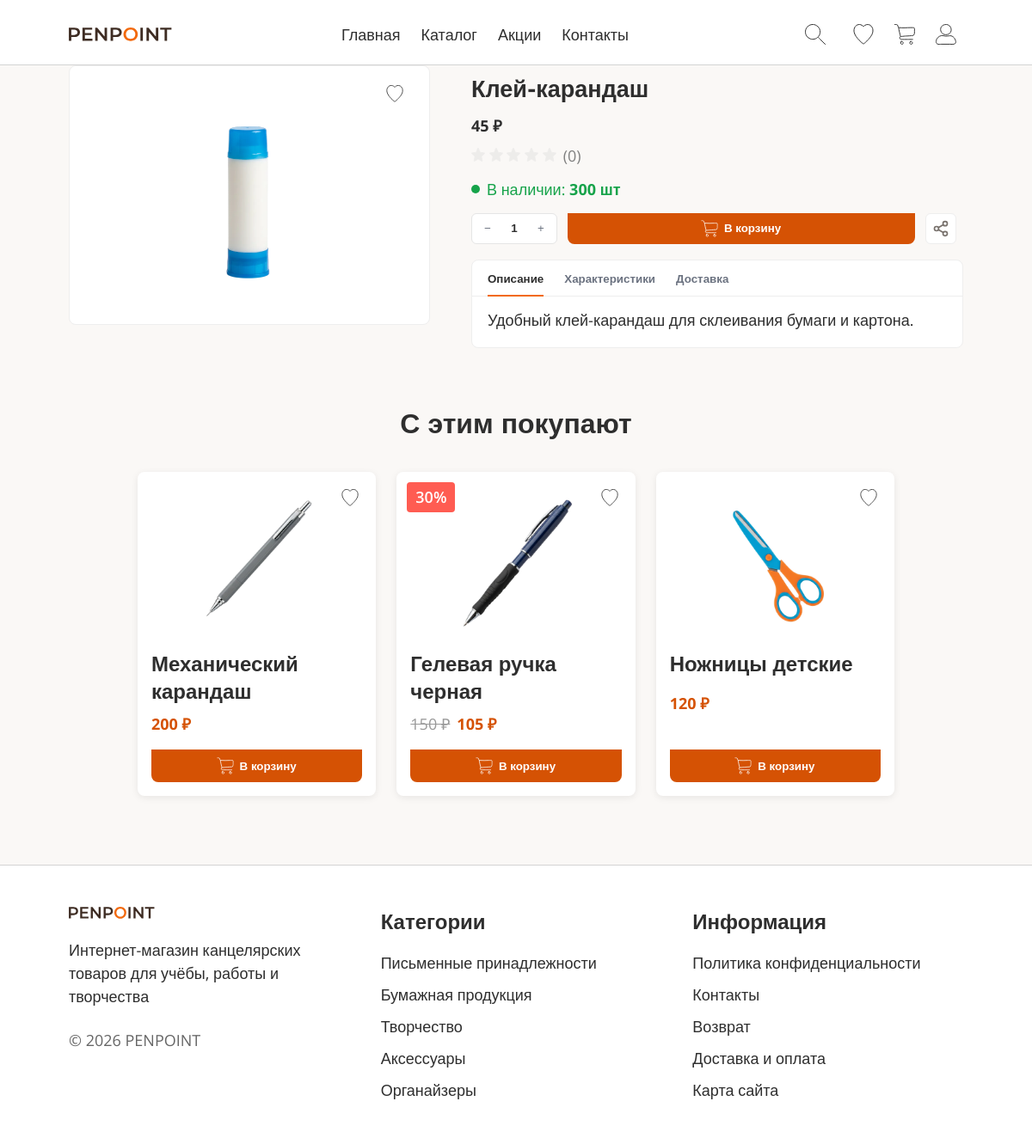
The app's page /pages/page-product.php?id=17 with its own data.
### tables this page shows
CREATE TABLE `products` (
  `id` int(10) UNSIGNED NOT NULL,
  `category_id` int(10) UNSIGNED NOT NULL,
  `name` varchar(200) NOT NULL,
  `description` text,
  `price` decimal(10,2) NOT NULL,
  `stock_quantity` int(10) UNSIGNED DEFAULT '0',
  `rating` decimal(2,1) DEFAULT '0.0',
  `is_active` tinyint(1) DEFAULT '1',
  `created_at` timestamp NULL DEFAULT CURRENT_TIMESTAMP,
  `updated_at` timestamp NULL DEFAULT CURRENT_TIMESTAMP ON UPDATE CURRENT_TIMESTAMP
);

CREATE TABLE `product_images` (
  `id` int(10) UNSIGNED NOT NULL,
  `product_id` int(10) UNSIGNED NOT NULL,
  `image_path` varchar(255) NOT NULL
);

### includes/config.php (called while the page is built, shortened)
<?php
try {
    $pdo = new PDO(
        'mysql:host=' . DB_HOST . ';dbname=' . DB_NAME . ';charset=utf8mb4',
        DB_USER,
        DB_PASSWORD,
        [
            PDO::ATTR_ERRMODE => PDO::ERRMODE_EXCEPTION,
            PDO::ATTR_DEFAULT_FETCH_MODE => PDO::FETCH_ASSOC,
            PDO::ATTR_EMULATE_PREPARES => false
        ]
    );
} catch (PDOException $e) {
    die('Database connection error: ' . $e->getMessage());
}
function format_price($price) {
    $price = (float)$price;
    return number_format($price, 0, ',', ' ') . ' ₽';
}
function get_product_image($product_id) {
    global $pdo;
    try {
        $stmt = $pdo->prepare("
            SELECT image_path
            FROM product_images
            WHERE product_id = ?
            LIMIT 1
        ");
        $stmt->execute([(int)$product_id]);
        $result = $stmt->fetch();
        return $result ? htmlspecialchars($result['image_path'], ENT_QUOTES, 'UTF-8') : '/assets/product_images/default.png';
    } catch (PDOException $e) {
        error_log('Database error: ' . $e->getMessage());
        return '/assets/product_images/default.png';
    }
}
function get_product_rating($product_id) {
    global $pdo;
    try {
        $stmt = $pdo->prepare("
            SELECT
                ROUND(AVG(rating), 1) as rating,
                COUNT(*) as count
            FROM reviews
            WHERE product_id = ?
        ");
        $stmt->execute([(int)$product_id]);
        $result = $stmt->fetch();
        return [
            'rating' => (float)($result['rating'] ?? 0),
            'count' => (int)($result['count'] ?? 0)
        ];
    } catch (PDOException $e) {
        error_log('Database error: ' . $e->getMessage());
        return ['rating' => 0, 'count' => 0];
    }
}
function get_product_by_id($product_id) {
    global $pdo;
    try {
        $stmt = $pdo->prepare("
            SELECT
                p.id,
                p.category_id,
                p.name,
                p.description,
                p.price,
                p.stock_quantity,
                p.rating,
                p.is_active,
                p.created_at,
                c.name as category_name
            FROM products p
            LEFT JOIN categories c ON p.category_id = c.id
            WHERE p.id = ? AND p.is_active = 1
            LIMIT 1
        ");
        $stmt->execute([(int)$product_id]);
        return $stmt->fetch() ?: null;
    } catch (PDOException $e) {
        error_log('Database error: ' . $e->getMessage());
        return null;
    }
}
function get_product_colors($product_id) {
    global $pdo;
    try {
        $stmt = $pdo->prepare("
            SELECT id, name, hex_code
            FROM product_colors
            WHERE product_id = ?
            ORDER BY id ASC
        ");
        $stmt->execute([(int)$product_id]);
        return $stmt->fetchAll() ?: [];
    } catch (PDOException $e) {
        error_log('Database error: ' . $e->getMessage());
        return [];
    }
}
function get_related_products($product_id, $limit = 3) {
    global $pdo;
    try {
        $stmt = $pdo->prepare("
            SELECT
                p.id,
                p.category_id,
                p.name,
                p.description,
                p.price,
                p.stock_quantity,
                p.rating,
                p.is_active,
                p.created_at
            FROM products p
            WHERE p.category_id = (SELECT category_id FROM products WHERE id = ?)
            AND p.id != ?
            AND p.is_active = 1
            ORDER BY RAND()
            LIMIT ?
        ");
        $stmt->execute([(int)$product_id, (int)$product_id, (int)$limit]);
        $products = $stmt->fetchAll() ?: [];
        return $products;
    } catch (PDOException $e) {
        error_log('Database error: ' . $e->getMessage());
        return [];
    }
}
function product_needs_color_panel($product_id) {
    global $pdo;
    try {
        $stmt = $pdo->prepare("SELECT name FROM products WHERE id = ?");
        $stmt->execute([(int)$product_id]);
        $product = $stmt->fetch();
        $colors = get_product_colors($product_id);
        return !empty($colors);
    } catch (PDOException $e) {
        error_log('Database error: ' . $e->getMessage());
        return false;
    }
}
?>

### pages/page-product.php (the view, shortened to what this page needs)
<?php
require_once __DIR__ . '/../includes/config.php';
$product_id = isset($_GET['id']) ? (int)$_GET['id'] : 0;
$product = $product_id ? get_product_by_id($product_id) : null;
$image = $product ? get_product_image($product['id']) : null;
$rating = $product ? get_product_rating($product['id']) : ['rating' => 0, 'count' => 0];
$discount_map = [
    1 => 30,
    2 => 30,
    3 => 30,
    5 => 20,
    9 => 20,
];
$discount_percent = $product ? ($discount_map[(int)$product['id']] ?? 0) : 0;
$price_old = $product ? (float)$product['price'] : 0;
$price_new = $discount_percent ? round($price_old * (1 - $discount_percent / 100), 2) : $price_old;
$needs_color_panel = $product ? product_needs_color_panel($product['id']) : false;
$related_products = $product ? get_related_products($product['id'], 3) : [];
?>
<!DOCTYPE html>
<html lang="ru">
<head>
    <link rel="stylesheet" href="/styles/global.css">
    <link rel="stylesheet" href="/styles/header.css">
    <link rel="stylesheet" href="/styles/footer.css">
    <link rel="stylesheet" href="/styles/product-card.css">
    <link rel="stylesheet" href="/styles/product-page.css">
</head>
<body>
    <?php include __DIR__ . '/../includes/header.php'; ?>
    <main class="main">
        <?php if (!$product): ?>
            <section class="product-page">
                <h1 class="product-page__title">Товар не найден</h1>
            </section>
        <?php else: ?>
            <section class="product-page">
                <div class="product-page__top">
                    <div class="product-page__gallery">
                        <button type="button" class="product-page__wishlist" aria-label="В избранное" data-product-id="<?php echo (int)$product['id']; ?>">
                            <img src="/assets/icons/heart.svg" alt="" class="product-page__wishlist-icon">
                        </button>
                        <img src="<?php echo htmlspecialchars($image); ?>" alt="<?php echo htmlspecialchars($product['name']); ?>" class="product-page__image">
                    </div>
                    <div class="product-page__info">
                        <h1 class="product-page__title"><?php echo htmlspecialchars($product['name']); ?></h1>
                        <div class="product-page__prices">
                            <span class="product-page__price-new"><?php echo format_price($price_new); ?></span>
                        </div>
                        <div class="product-page__rating">
                            <?php $rating_value = (float)$rating['rating']; ?>
                            <span class="product-page__stars" aria-label="Рейтинг: <?php echo $rating_value; ?> из 5">
                                <?php for ($i = 1; $i <= 5; $i++): ?>
                                    <span class="star" aria-hidden="true">
                                        <img src="/assets/icons/star.svg" alt="" class="star__bg" width="16" height="16">
                                    </span>
                                <?php endfor; ?>
                            </span>
                            <span class="product-page__reviews">(<?php echo (int)$rating['count']; ?>)</span>
                        </div>
                        <div class="product-page__stock">
                            <span class="product-page__stock-indicator"></span>
                            <span>В наличии: <b><?php echo (int)$product['stock_quantity']; ?> шт</b></span>
                        </div>
                        <div class="product-page__buy">
                            <div class="product-page__qty">
                                <button type="button" class="product-page__qty-btn" data-qty="-1">−</button>
                                <input class="product-page__qty-input" type="text" value="1" inputmode="numeric" aria-label="Количество">
                                <button type="button" class="product-page__qty-btn" data-qty="1">+</button>
                            </div>
                            <button type="button"
                                class="product-card__add-to-cart product-page__add-to-cart"
                                data-product-id="<?php echo (int)$product['id']; ?>"
                                data-product-name="<?php echo htmlspecialchars($product['name'], ENT_QUOTES); ?>"
                                data-product-price="<?php echo (float)$price_new; ?>">
                                <img src="/assets/icons/cart.svg" alt="" class="product-card__add-to-cart-icon" width="18" height="18">
                                В корзину
                            </button>
                            <button type="button" class="product-page__share" aria-label="Поделиться">
                                <img src="/assets/icons/share-icon.svg" alt="" class="product-page__share-icon">
                            </button>
                        </div>
                        <div class="product-page__tabs">
                            <div class="product-page__tab-header">
                                <button type="button" class="product-page__tab product-page__tab--active" data-tab="description">Описание</button>
                                <button type="button" class="product-page__tab" data-tab="specs">Характеристики</button>
                                <button type="button" class="product-page__tab" data-tab="delivery">Доставка</button>
                            </div>
                            <div class="product-page__tab-body">
                                <div class="product-page__tab-content product-page__tab-content--active" data-content="description">
                                    <p><?php echo nl2br(htmlspecialchars($product['description'] ?: 'Описание отсутствует.')); ?></p>
                                </div>
                            </div>
                        </div>
                    </div>
                </div>
            </section>
            <?php if (!empty($related_products)): ?>
            <section class="product-page__also-buy">
                <h2 class="product-page__also-buy-title">С этим покупают</h2>
                <div class="product-page__also-buy-grid">
                    <?php foreach ($related_products as $p): ?>
                        <?php
                        $p_image = get_product_image($p['id']);
                        $p_discount = $discount_map[(int)$p['id']] ?? 0;
                        $p_price_old = (float)$p['price'];
                        $p_price_new = $p_discount ? round($p_price_old * (1 - $p_discount / 100), 2) : $p_price_old;
                        ?>
                        <article class="product-card">
                            <?php if ($p_discount): ?>
                                <span class="product-card__badge product-card__badge--discount"><?php echo (int)$p_discount; ?>%</span>
                            <?php endif; ?>
                            <button type="button" class="product-card__wishlist" aria-label="В избранное" data-product-id="<?php echo (int)$p['id']; ?>">
                                <img src="/assets/icons/heart.svg" alt="" class="product-card__wishlist-icon">
                            </button>
                            <a href="/pages/page-product.php?id=<?php echo (int)$p['id']; ?>" class="product-card__link">
                                <img src="<?php echo htmlspecialchars($p_image); ?>" alt="<?php echo htmlspecialchars($p['name']); ?>" class="product-card__image" loading="lazy">
                            </a>
                            <h3 class="product-card__name">
                                <a href="/pages/page-product.php?id=<?php echo (int)$p['id']; ?>"><?php echo htmlspecialchars($p['name']); ?></a>
                            </h3>
                            <div class="product-card__price">
                                <?php if ($p_discount): ?>
                                    <span class="product-card__price--old"><?php echo format_price($p_price_old); ?></span>
                                <?php endif; ?>
                                <span class="product-card__price--new"><?php echo format_price($p_price_new); ?></span>
                            </div>
                            <button type="button"
                                class="product-card__add-to-cart"
                                data-product-id="<?php echo (int)$p['id']; ?>"
                                data-product-name="<?php echo htmlspecialchars($p['name'], ENT_QUOTES); ?>"
                                data-product-price="<?php echo (float)$p_price_new; ?>">
                                <img src="/assets/icons/cart.svg" alt="" class="product-card__add-to-cart-icon" width="18" height="18">
                                В корзину
                            </button>
                        </article>
                    <?php endforeach; ?>
                </div>
            </section>
            <?php endif; ?>
        <?php endif; ?>
    </main>
    <?php include __DIR__ . '/../includes/footer.php'; ?>
</body>
</html>

### styles/global.css (style rules this page uses)
* { margin: 0; padding: 0; box-sizing: border-box; }
body { font-family: 'Open Sans', sans-serif; font-size: 1.125rem; line-height: 1.5; color: #2e2e2e; background-color: #faf8f6; }
.main { padding: 0 80px; max-width: 1400px; margin: 0 auto; }
h1, h2, h3, h4, h5, h6 { font-family: 'Montserrat', sans-serif; color: #2e2e2e; }
h2 { text-align: center; font-size: 2rem; margin-bottom: 2rem; }
h3 { font-size: 1.5rem; }
section { margin-top: 80px; }
section:first-child { margin-top: 0; }
a { text-decoration: none; color: inherit; }

### styles/product-card.css (style rules this page uses)
.product-card { background-color: #fff; border-radius: 8px; padding: 16px; box-shadow: 0 2px 8px rgba(0, 0, 0, 0.08); position: relative; transition: transform 0.2s ease, box-shadow 0.2s ease; display: flex; flex-direction: column; }
.product-card__badge { position: absolute; top: 12px; left: 12px; z-index: 2; padding: 4px 10px; border-radius: 4px; font-weight: 600; color: #fff; }
.product-card__badge--discount { background-color: #FF5C52; color: #fff; font-weight: 600; }
.product-card__wishlist { position: absolute; top: 12px; right: 12px; z-index: 2; width: 36px; height: 36px; padding: 0; border: none; background: transparent; cursor: pointer; display: flex; align-items: center; justify-content: center; transition: opacity 0.2s ease; }
.product-card__wishlist-icon { width: 20px; height: 20px; display: block; }
.product-card__link { display: block; margin-bottom: 12px; }
.product-card__image { width: 100%; height: 180px; object-fit: contain; border-radius: 4px; display: block; }
.product-card__name { font-weight: 600; color: #2e2e2e; margin: 0 0 8px; line-height: 1.35; min-height: 40px; }
.product-card__name a { color: inherit; text-decoration: none; }
.star { position: relative; width: 16px; height: 16px; display: inline-block; overflow: hidden; }
.star__bg { width: 16px; height: 16px; display: block; filter: grayscale(1); opacity: 0.35; }
.product-card__price { display: flex; align-items: center; gap: 8px; flex-wrap: wrap; margin-bottom: 16px; }
.product-card__price--old { color: #999; text-decoration: line-through; }
.product-card__price--new { font-weight: 700; color: #D55204; }
.product-card__add-to-cart { margin-top: auto; width: 100%; padding: 10px 16px; background-color: #D55204; color: #fff; border: none; border-radius: 0 0 8px 8px; font-weight: 600; cursor: pointer; display: inline-flex; align-items: center; justify-content: center; gap: 8px; transition: background-color 0.2s ease; }
.product-card__add-to-cart-icon { flex-shrink: 0; filter: brightness(0) invert(1); transform: scale(1.08); }

### records on screen
products: id.image_path (picture), name "Клей-карандаш", format_price($price_new) "45 ₽", stock_quantity "300", description "Удобный клей-карандаш для склеивания бумаги и картона."
products: id.image_path (picture), name "Механический карандаш", format_price($p_price_new) "200 ₽"
products: id "30", id.image_path (picture), name "Гелевая ручка черная", price "150 ₽", format_price($p_price_new) "105 ₽"
products: id.image_path (picture), name "Ножницы детские", format_price($p_price_new) "120 ₽"

### other values on screen
$rating['count'] "0"
